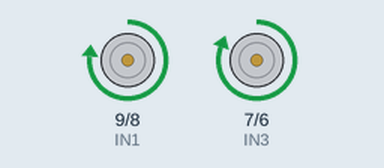
This sketch was run on a simulated Arduino Uno, built with avr-gcc and run on an emulated ATmega328P. Parts: motor-driver pin pairs drawn as motors (green arrow = first pin HIGH = forward, orange = second pin HIGH = backward, longer = more drive, scaled by the enable pin).

Above: at 0.1 s.
At 1.1 s:
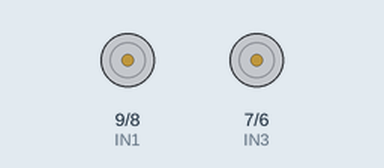
Timing chart, 0 to 2.6 s (numbered marks = the images above):
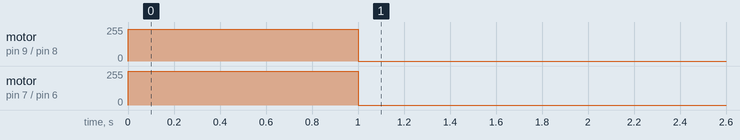

Measured:
- by itself, motor on pin 9 (IN1) / pin 8 (IN2): stopped → forward 240/255 at 0.00 s, → stopped 1.0 s later
- by itself, motor on pin 7 (IN3) / pin 6 (IN4): stopped → forward 255/255 at 0.00 s, → stopped 1.0 s later

The sketch:

ejection.ino
```cpp
// Définition des broches
const int ENA = 10;  // Broche PWM pour le moteur A
const int IN1 = 9;  // IN1 pour le moteur A
const int IN2 = 8;  // IN2 pour le moteur A
const int ENB = 5; // Broche PWM pour le moteur B
const int IN3 = 7;  // IN3 pour le moteur B
const int IN4 = 6;  // IN4 pour le moteur B

// Variable de contrôle pour vérifier si loop() a déjà été exécuté
bool loopExecuted = false;

void setup() {
  // Initialisation des broches
  pinMode(ENA, OUTPUT);
  pinMode(IN1, OUTPUT);
  pinMode(IN2, OUTPUT);
  pinMode(ENB, OUTPUT);
  pinMode(IN3, OUTPUT);
  pinMode(IN4, OUTPUT);

  // Démarrage des moteurs
  motorForward();
}

void loop() {
  if (!loopExecuted) {
    // Réglage des vitesses différentes pour les deux moteurs
    setMotorSpeeds(240, 255);  // Vitesse pour moteur A et moteur B respectivement
    delay(1000);               // Maintient la vitesse pendant 5 secondes

    // Arrête les moteurs après l'exécution
    motorStop();
    //delay(2000);

    //setMotorSpeeds(240, 255);  // Vitesse pour moteur A et moteur B respectivement
    //delay(40);

    //motorStop();
    //delay(2000);
    // Marquer que la boucle a été exécutée
    loopExecuted = true;
  }
}

void setMotorSpeeds(int speedA, int speedB) {
  // Limite les vitesses entre 0 et 255
  speedA = constrain(speedA, 0, 255);
  speedB = constrain(speedB, 0, 255);

  // Définit les vitesses pour les deux moteurs
  analogWrite(ENA, speedA);
  analogWrite(ENB, speedB);
}

void motorForward() {
  // Définit les moteurs pour tourner en avant
  digitalWrite(IN1, HIGH);
  digitalWrite(IN2, LOW);
  digitalWrite(IN3, HIGH);
  digitalWrite(IN4, LOW);
}

void motorBackward() {
  // Définit les moteurs pour tourner en arrière
  digitalWrite(IN1, LOW);
  digitalWrite(IN2, HIGH);
  digitalWrite(IN3, LOW);
  digitalWrite(IN4, HIGH);
}

void motorStop() {
  // Arrête les moteurs
  digitalWrite(IN1, LOW);
  digitalWrite(IN2, LOW);
  digitalWrite(IN3, LOW);
  digitalWrite(IN4, LOW);
}
```
